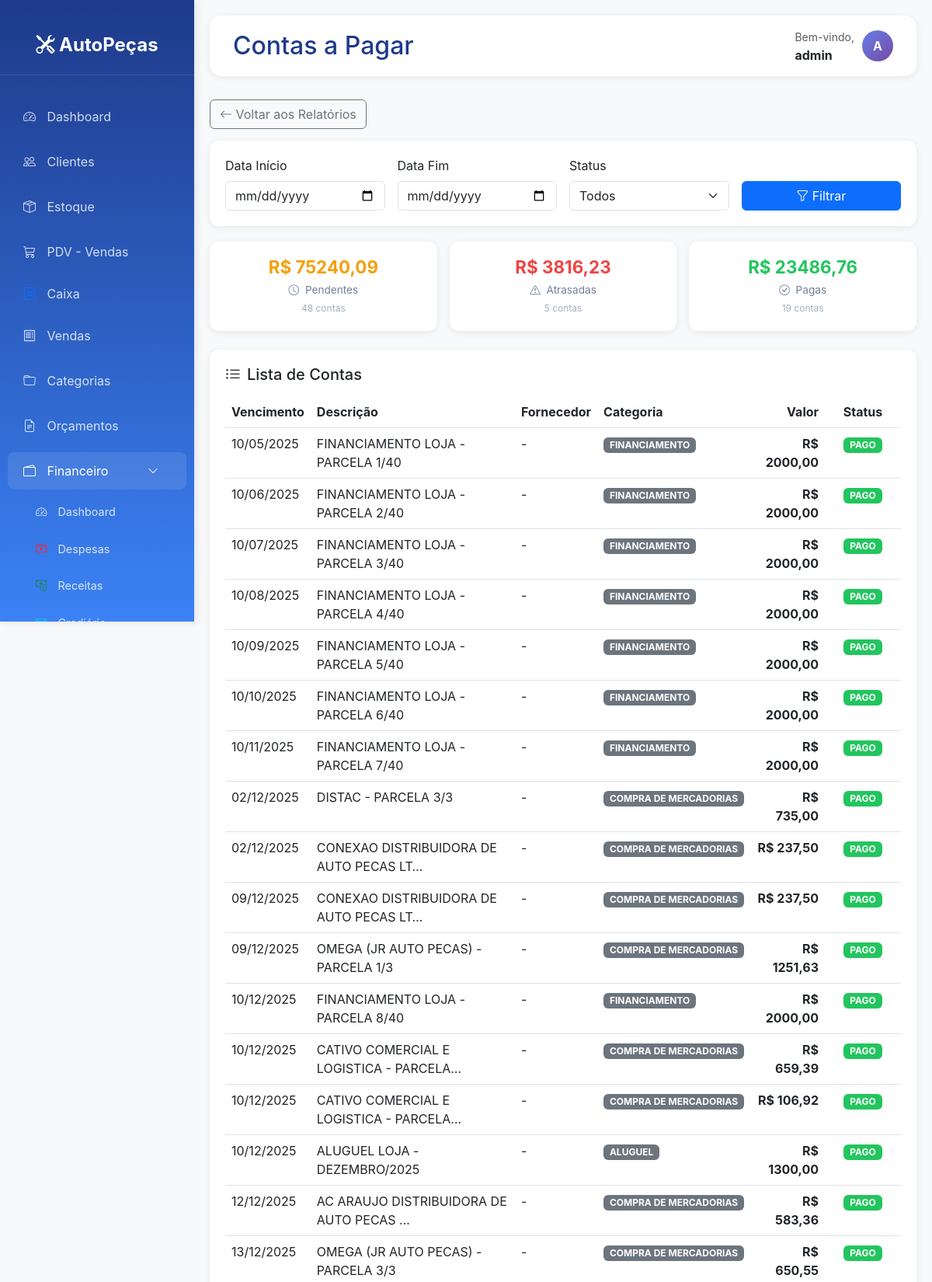
Page /relatorios/financeiro/contas-pagar/ (signed in, upper part) on the committed database.
### financeiro/models.py (models this page shows, shortened)
class ContaPagar(models.Model):
    TIPO_CHOICES = [
        ('FIXA', 'Despesa Fixa'),
        ('VARIAVEL', 'Despesa Variável'),
        ('TRIBUTO', 'Tributo'),
        ('PARCELADO', 'Parcelado'),
    ]
    STATUS_CHOICES = [
        ('PENDENTE', 'Pendente'),
        ('PAGO', 'Pago'),
        ('ATRASADO', 'Atrasado'),
        ('CANCELADO', 'Cancelado'),
    ]
    descricao = models.CharField(max_length=200, verbose_name='Descrição')
    categoria = models.ForeignKey(CategoriaDespesa, on_delete=models.PROTECT,
                                  verbose_name='Categoria')
    tipo = models.CharField(max_length=10, choices=TIPO_CHOICES, default='VARIAVEL',
                            verbose_name='Tipo')
    valor = models.DecimalField(max_digits=10, decimal_places=2, verbose_name='Valor')
    data_vencimento = models.DateField(verbose_name='Data de Vencimento')
    data_pagamento = models.DateField(blank=True, null=True, verbose_name='Data de Pagamento')
    status = models.CharField(max_length=10, choices=STATUS_CHOICES, default='PENDENTE',
                              verbose_name='Status')
    forma_pagamento = models.ForeignKey(FormaPagamento, on_delete=models.SET_NULL,
                                        blank=True, null=True, verbose_name='Forma de Pagamento')
    despesa_fixa = models.ForeignKey(DespesaFixa, on_delete=models.SET_NULL,
                                     blank=True, null=True, verbose_name='Despesa Fixa Origem')
    parcela_atual = models.IntegerField(default=1, verbose_name='Parcela Atual')
    total_parcelas = models.IntegerField(default=1, verbose_name='Total de Parcelas')
    compra_parcelada = models.ForeignKey('CompraParcelada', on_delete=models.CASCADE,
                                         blank=True, null=True, related_name='parcelas')
    faturamento_referencia = models.ForeignKey('FaturamentoMensal', on_delete=models.SET_NULL,
                                               blank=True, null=True, related_name='tributos')
    fornecedor = models.ForeignKey('estoque.Fornecedor', on_delete=models.SET_NULL,
                                   blank=True, null=True, verbose_name='Fornecedor',
                                   related_name='contas_pagar')
    documento_referencia = models.CharField(max_length=100, blank=True, null=True,
                                            verbose_name='Nº Documento/NF')
    observacoes = models.TextField(blank=True, null=True, verbose_name='Observações')
    comprovante = models.FileField(upload_to='comprovantes/%Y/%m/', blank=True, null=True,
                                   verbose_name='Comprovante')
    usuario_cadastro = models.ForeignKey(User, on_delete=models.SET_NULL, blank=True, null=True,
                                         related_name='contas_cadastradas')
    data_cadastro = models.DateTimeField(auto_now_add=True)
    data_atualizacao = models.DateTimeField(auto_now=True)
    class Meta:
        verbose_name = 'Conta a Pagar'
        verbose_name_plural = 'Contas a Pagar'
        ordering = ['data_vencimento', 'descricao']

class CategoriaDespesa(models.Model):
    TIPO_CHOICES = [
        ('FIXA', 'Despesa Fixa'),
        ('VARIAVEL', 'Despesa Variável'),
        ('AMBOS', 'Ambos'),
    ]
    nome = models.CharField(max_length=100, verbose_name='Nome')
    tipo = models.CharField(max_length=10, choices=TIPO_CHOICES, default='AMBOS', verbose_name='Tipo')
    icone = models.CharField(max_length=50, default='bi-folder', verbose_name='Ícone',
                             help_text='Classe do ícone Bootstrap (ex: bi-house)')
    cor = models.CharField(max_length=20, default='#6c757d', verbose_name='Cor',
                           help_text='Cor em hexadecimal')
    ativo = models.BooleanField(default=True, verbose_name='Ativo')
    ordem = models.IntegerField(default=0, verbose_name='Ordem de Exibição')
    class Meta:
        verbose_name = 'Categoria de Despesa'
        verbose_name_plural = 'Categorias de Despesas'
        ordering = ['ordem', 'nome']

### core/views.py (the view)
# urls.py: path('relatorios/financeiro/contas-pagar/', core_views.relatorio_contas_pagar, name='relatorio_contas_pagar'),
@login_required
def relatorio_contas_pagar(request):
    from financeiro.models import ContaPagar
    from django.db.models import Q
    hoje = date.today()
    status = request.GET.get('status', '')
    data_inicio = request.GET.get('data_inicio', '')
    data_fim = request.GET.get('data_fim', '')
    contas = ContaPagar.objects.all().select_related('categoria', 'fornecedor').order_by('data_vencimento')
    if data_inicio:
        try:
            dt = datetime.strptime(data_inicio, '%Y-%m-%d').date()
            contas = contas.filter(data_vencimento__gte=dt)
        except:
            pass
    if data_fim:
        try:
            dt = datetime.strptime(data_fim, '%Y-%m-%d').date()
            contas = contas.filter(data_vencimento__lte=dt)
        except:
            pass
    contas_filtradas = contas
    if status == 'PENDENTE':
        contas = contas.filter(
            Q(status__iexact='PENDENTE') | Q(status__iexact='pendente')
        ).filter(data_vencimento__gte=hoje)
    elif status == 'ATRASADO':
        contas = contas.filter(
            Q(status__iexact='PENDENTE') | Q(status__iexact='pendente') |
            Q(status__iexact='ATRASADO') | Q(status__iexact='atrasado')
        ).filter(data_vencimento__lt=hoje)
    elif status == 'PAGO':
        contas = contas.filter(
            Q(status__iexact='PAGO') | Q(status__iexact='pago')
        )
    contas = contas[:200]
    total_pendente = contas_filtradas.filter(
        Q(status__iexact='PENDENTE') | Q(status__iexact='pendente'),
        data_vencimento__gte=hoje
    ).aggregate(t=Sum('valor'))['t'] or Decimal('0')
    total_vencido = contas_filtradas.filter(
        Q(status__iexact='PENDENTE') | Q(status__iexact='pendente') |
        Q(status__iexact='ATRASADO') | Q(status__iexact='atrasado'),
        data_vencimento__lt=hoje
    ).aggregate(t=Sum('valor'))['t'] or Decimal('0')
    total_pago = contas_filtradas.filter(
        Q(status__iexact='PAGO') | Q(status__iexact='pago')
    ).aggregate(t=Sum('valor'))['t'] or Decimal('0')
    qtd_pendente = contas_filtradas.filter(
        Q(status__iexact='PENDENTE') | Q(status__iexact='pendente'),
        data_vencimento__gte=hoje
    ).count()
    qtd_vencido = contas_filtradas.filter(
        Q(status__iexact='PENDENTE') | Q(status__iexact='pendente') |
        Q(status__iexact='ATRASADO') | Q(status__iexact='atrasado'),
        data_vencimento__lt=hoje
    ).count()
    qtd_pago = contas_filtradas.filter(
        Q(status__iexact='PAGO') | Q(status__iexact='pago')
    ).count()
    context = {
        'contas': contas,
        'status': status,
        'data_inicio': data_inicio,
        'data_fim': data_fim,
        'total_pendente': total_pendente,
        'total_vencido': total_vencido,
        'total_pago': total_pago,
        'qtd_pendente': qtd_pendente,
        'qtd_vencido': qtd_vencido,
        'qtd_pago': qtd_pago,
        'hoje': hoje,
    }
    return render(request, 'core/relatorios/contas_pagar.html', context)

### templates/core/relatorios/contas_pagar.html (shortened to what this page needs)
{% extends 'base.html' %}
{% block page_title %}Contas a Pagar{% endblock %}
{% block content %}
<a href="{% url 'relatorios' %}" class="btn btn-outline-secondary btn-voltar">
    <i class="bi bi-arrow-left"></i> Voltar aos Relatórios
</a>
<div class="filtros-card">
    <form method="get" class="row g-3 align-items-end">
        <div class="col-md-3">
            <label class="form-label">Data Início</label>
            <input type="date" name="data_inicio" class="form-control" value="{{ data_inicio }}">
        </div>
        <div class="col-md-3">
            <label class="form-label">Data Fim</label>
            <input type="date" name="data_fim" class="form-control" value="{{ data_fim }}">
        </div>
        <div class="col-md-3">
            <label class="form-label">Status</label>
            <select name="status" class="form-select">
                <option value="">Todos</option>
            </select>
        </div>
        <div class="col-md-3">
            <button type="submit" class="btn btn-primary w-100">
                <i class="bi bi-funnel"></i> Filtrar
            </button>
        </div>
    </form>
</div>
<div class="row g-3 mb-4">
    <div class="col-md-4">
        <div class="stat-box amarelo">
            <h3>R$ {{ total_pendente|floatformat:2 }}</h3>
            <p><i class="bi bi-clock me-1"></i> Pendentes</p>
            <div class="qtd">{{ qtd_pendente }} conta{{ qtd_pendente|pluralize:"s" }}</div>
        </div>
    </div>
    <div class="col-md-4">
        <div class="stat-box vermelho">
            <h3>R$ {{ total_vencido|floatformat:2 }}</h3>
            <p><i class="bi bi-exclamation-triangle me-1"></i> Atrasadas</p>
            <div class="qtd">{{ qtd_vencido }} conta{{ qtd_vencido|pluralize:"s" }}</div>
        </div>
    </div>
    <div class="col-md-4">
        <div class="stat-box verde">
            <h3>R$ {{ total_pago|floatformat:2 }}</h3>
            <p><i class="bi bi-check-circle me-1"></i> Pagas</p>
            <div class="qtd">{{ qtd_pago }} conta{{ qtd_pago|pluralize:"s" }}</div>
        </div>
    </div>
</div>
<div class="tabela-card">
    <h5 class="mb-3"><i class="bi bi-list-ul me-2"></i>Lista de Contas</h5>
    <div class="table-responsive">
        <table class="table table-hover">
            <thead>
                <tr>
                    <th>Vencimento</th>
                    <th>Descrição</th>
                    <th>Fornecedor</th>
                    <th>Categoria</th>
                    <th class="text-end">Valor</th>
                    <th class="text-center">Status</th>
                </tr>
            </thead>
            <tbody>
                {% for c in contas %}
                <tr>
                    <td>
                        <span class="{% if c.data_vencimento < hoje and c.status|lower != 'pago' %}text-danger fw-bold{% endif %}">
                            {{ c.data_vencimento|date:"d/m/Y" }}
                        </span>
                    </td>
                    <td>{{ c.descricao|truncatechars:40 }}</td>
                    <td>{{ c.fornecedor.nome|default:"-" }}</td>
                    <td><span class="badge bg-secondary">{{ c.categoria.nome|default:"-" }}</span></td>
                    <td class="text-end"><strong>R$ {{ c.valor|floatformat:2 }}</strong></td>
                    <td class="text-center">
                        {% if c.status|lower == 'pago' %}
                            <span class="badge badge-pago">PAGO</span>
                        {% elif c.data_vencimento < hoje %}
                            <span class="badge badge-vencido">ATRASADA</span>
                        {% else %}
                            <span class="badge badge-pendente">PENDENTE</span>
                        {% endif %}
                    </td>
                </tr>
                {% empty %}
                <tr>
                    <td colspan="6" class="text-center text-muted py-4">
                        Nenhuma conta encontrada
                    </td>
                </tr>
                {% endfor %}
            </tbody>
        </table>
    </div>
</div>
{% endblock %}

### templates/base.html (shortened to what this page needs)
<!DOCTYPE html>
<html lang="pt-BR">
<head>
    <link href="https://cdn.jsdelivr.net/npm/bootstrap@5.3.0/dist/css/bootstrap.min.css" rel="stylesheet">
    <link rel="stylesheet" href="https://cdn.jsdelivr.net/npm/bootstrap-icons@1.10.0/font/bootstrap-icons.css">
</head>
<body>
    <div class="sidebar">
        <div class="logo">
            <i class="bi bi-tools"></i> AutoPeças
        </div>
        <nav class="nav flex-column mt-4">
            <a class="nav-link {% if request.path == '/' %}active{% endif %}" href="{% url 'dashboard' %}">
                <i class="bi bi-speedometer2"></i> Dashboard
            </a>
            <a class="nav-link {% if 'clientes' in request.path %}active{% endif %}" href="{% url 'lista_clientes' %}">
                <i class="bi bi-people"></i> Clientes
            </a>
            <a class="nav-link {% if 'estoque' in request.path %}active{% endif %}" href="{% url 'lista_estoque' %}">
                <i class="bi bi-box-seam"></i> Estoque
            </a>
            <a class="nav-link {% if 'pdv' in request.path %}active{% endif %}" href="{% url 'pdv' %}">
                <i class="bi bi-cart3"></i> PDV - Vendas
            </a>
            <a class="nav-link py-2" href="{% url 'financeiro:dashboard_caixa' %}">
                <i class="bi bi-safe text-primary"></i> Caixa
            </a>
            <a class="nav-link {% if 'vendas' in request.path %}active{% endif %}" href="{% url 'lista_vendas' %}">
                <i class="bi bi-receipt"></i> Vendas
            </a>
            <a class="nav-link" href="{% url 'lista_categorias' %}">
                <i class="bi bi-folder"></i> Categorias
            </a>
            <a class="nav-link" href="{% url 'lista_orcamentos' %}">
                <i class="bi bi-file-earmark-text"></i> Orçamentos
            </a>
            <a class="nav-link d-flex justify-content-between align-items-center {% if 'financeiro' in request.path %}active{% endif %}"
            data-bs-toggle="collapse" href="#menuFinanceiro" role="button"
            aria-expanded="{% if 'financeiro' in request.path %}true{% else %}false{% endif %}">
                <span><i class="bi bi-wallet2"></i> Financeiro</span>
                <i class="bi bi-chevron-down small"></i>
            </a>
            <div class="collapse {% if 'financeiro' in request.path %}show{% endif %}" id="menuFinanceiro">
                <nav class="nav flex-column ms-3" style="font-size: 0.9rem;">
                    <a class="nav-link py-2" href="{% url 'financeiro:dashboard' %}">
                        <i class="bi bi-speedometer2"></i> Dashboard
                    </a>
                    <a class="nav-link py-2" href="{% url 'financeiro:lista_contas' %}">
                        <i class="bi bi-cash-stack text-danger"></i> Despesas
                    </a>
                    <a class="nav-link py-2" href="{% url 'financeiro:lista_receitas' %}">
                        <i class="bi bi-cash-coin text-success"></i> Receitas
                    </a>
                    <a class="nav-link py-2" href="{% url 'financeiro:lista_crediario' %}">
                        <i class="bi bi-credit-card text-info"></i> Crediário
                    </a>
                </nav>
            </div>
        </nav>
    </div>
    <div class="main-content">
        <div class="topbar">
            <h2>{% block page_title %}Sistema de Gestão{% endblock %}</h2>
            <div class="user-info">
                <div>
                    <small class="text-muted">Bem-vindo,</small><br>
                    <strong>{{ user.username }}</strong>
                </div>
                <div class="user-avatar">
                    {{ user.username|slice:":1"|upper }}
                </div>
            </div>
        </div>
        {% block content %}{% endblock %}
    </div>
</body>
</html>

### rows in the picture
ContaPagar: data_vencimento "10/05/2025", descricao "FINANCIAMENTO LOJA - PARCELA 1/40", fornecedor.nome "-", categoria.nome "FINANCIAMENTO", valor "2000,00", status "PAGO"
ContaPagar: data_vencimento "10/06/2025", descricao "FINANCIAMENTO LOJA - PARCELA 2/40", fornecedor.nome "-", categoria.nome "FINANCIAMENTO", valor "2000,00", status "PAGO"
ContaPagar: data_vencimento "10/07/2025", descricao "FINANCIAMENTO LOJA - PARCELA 3/40", fornecedor.nome "-", categoria.nome "FINANCIAMENTO", valor "2000,00", status "PAGO"
ContaPagar: data_vencimento "10/08/2025", descricao "FINANCIAMENTO LOJA - PARCELA 4/40", fornecedor.nome "-", categoria.nome "FINANCIAMENTO", valor "2000,00", status "PAGO"
ContaPagar: data_vencimento "10/09/2025", descricao "FINANCIAMENTO LOJA - PARCELA 5/40", fornecedor.nome "-", categoria.nome "FINANCIAMENTO", valor "2000,00", status "PAGO"
ContaPagar: data_vencimento "10/10/2025", descricao "FINANCIAMENTO LOJA - PARCELA 6/40", fornecedor.nome "-", categoria.nome "FINANCIAMENTO", valor "2000,00", status "PAGO"
ContaPagar: data_vencimento "10/11/2025", descricao "FINANCIAMENTO LOJA - PARCELA 7/40", fornecedor.nome "-", categoria.nome "FINANCIAMENTO", valor "2000,00", status "PAGO"
ContaPagar: data_vencimento "02/12/2025", descricao "DISTAC - PARCELA 3/3", fornecedor.nome "-", categoria.nome "COMPRA DE MERCADORIAS", valor "735,00", status "PAGO"
ContaPagar: data_vencimento "02/12/2025", descricao "CONEXAO DISTRIBUIDORA DE AUTO PECAS LT…", fornecedor.nome "-", categoria.nome "COMPRA DE MERCADORIAS", valor "237,50", status "PAGO"
ContaPagar: data_vencimento "09/12/2025", descricao "CONEXAO DISTRIBUIDORA DE AUTO PECAS LT…", fornecedor.nome "-", categoria.nome "COMPRA DE MERCADORIAS", valor "237,50", status "PAGO"
ContaPagar: data_vencimento "09/12/2025", descricao "OMEGA (JR AUTO PECAS) - PARCELA 1/3", fornecedor.nome "-", categoria.nome "COMPRA DE MERCADORIAS", valor "1251,63", status "PAGO"
ContaPagar: data_vencimento "10/12/2025", descricao "FINANCIAMENTO LOJA - PARCELA 8/40", fornecedor.nome "-", categoria.nome "FINANCIAMENTO", valor "2000,00", status "PAGO"
ContaPagar: data_vencimento "10/12/2025", descricao "CATIVO COMERCIAL E LOGISTICA - PARCELA…", fornecedor.nome "-", categoria.nome "COMPRA DE MERCADORIAS", valor "659,39", status "PAGO"
ContaPagar: data_vencimento "10/12/2025", descricao "CATIVO COMERCIAL E LOGISTICA - PARCELA…", fornecedor.nome "-", categoria.nome "COMPRA DE MERCADORIAS", valor "106,92", status "PAGO"
ContaPagar: data_vencimento "10/12/2025", descricao "ALUGUEL LOJA - DEZEMBRO/2025", fornecedor.nome "-", categoria.nome "ALUGUEL", valor "1300,00", status "PAGO"
ContaPagar: data_vencimento "12/12/2025", descricao "AC ARAUJO DISTRIBUIDORA DE AUTO PECAS …", fornecedor.nome "-", categoria.nome "COMPRA DE MERCADORIAS", valor "583,36", status "PAGO"
ContaPagar: data_vencimento "13/12/2025", descricao "OMEGA (JR AUTO PECAS) - PARCELA 3/3", fornecedor.nome "-", categoria.nome "COMPRA DE MERCADORIAS", valor "650,55", status "PAGO"

### other values in the picture
{{ user.username }} "admin"
{{ user.username|slice:":1"|upper }} "A"
{{ total_pendente|floatformat:2 }} "75240,09"
{{ qtd_pendente }} "48"
{{ total_vencido|floatformat:2 }} "3816,23"
{{ qtd_vencido }} "5"
{{ total_pago|floatformat:2 }} "23486,76"
{{ qtd_pago }} "19"
